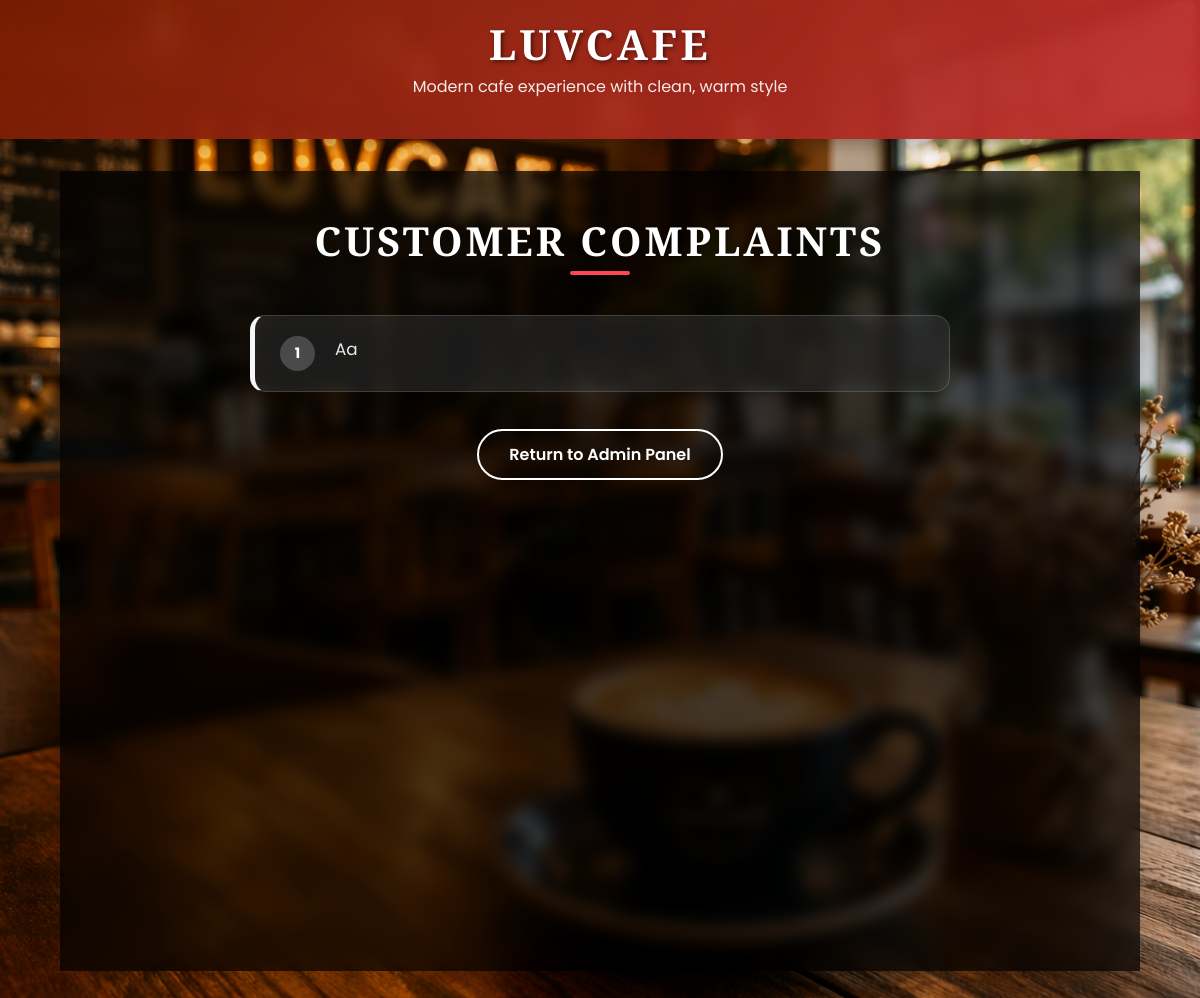
Before: /complaint_s/ (signed in) with the older database file.
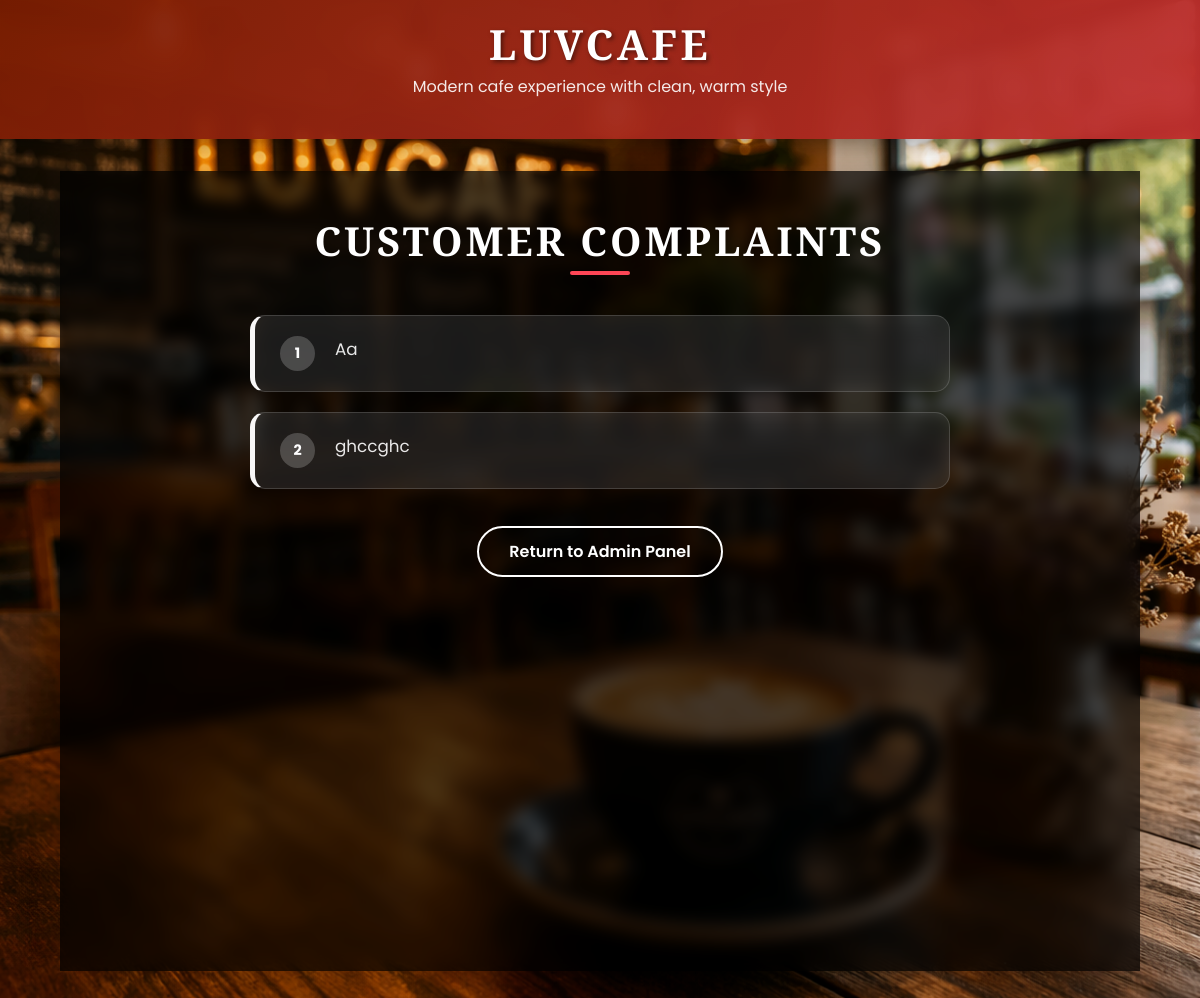
After: the same page with the newer database file.
### Luvcafe/models.py (models this page shows, shortened)
class Complaint(models.Model):
    complaint_text = models.TextField(max_length=1050)

### Luvcafe/views.py (the view)
# urls.py: path('complaint_s/', views.complaint_s, name='complaint_s'),
def complaint_s(request):
    if request.user.is_superuser:
        complaints = Complaint.objects.all()
        return render(request, 'complaint_s.html', {'complaints': complaints})
    else:
        return redirect('home_page')

### Luvcafe/templates/complaint_s.html (shortened to what this page needs)
{% extends 'base.html' %}
{% load static %}
{% block content %}
<div class="container">
    <div class="header-section">
        <h1>Customer Complaints</h1>
        <div class="underline"></div>
    </div>
    <div class="complaint-list">
        {% for complaint in complaints %}
        <div class="complaint-card">
            <div class="sl-no">{{ forloop.counter }}</div>
            <div class="complaint-text">
                {{ complaint.complaint_text }}
            </div>
        </div>
        {% empty %}
        <div class="no-complaints">
            <p>Great news! There are no complaints at the moment.</p>
        </div>
        {% endfor %}
    </div>
    <div class="footer-actions">
        <a href="{% url 'admin_page' %}" class="btn-back">Return to Admin Panel</a>
    </div>
</div>
{% endblock %}

Changed rows visible on the page:
added Complaint: complaint_text "ghccghc"
